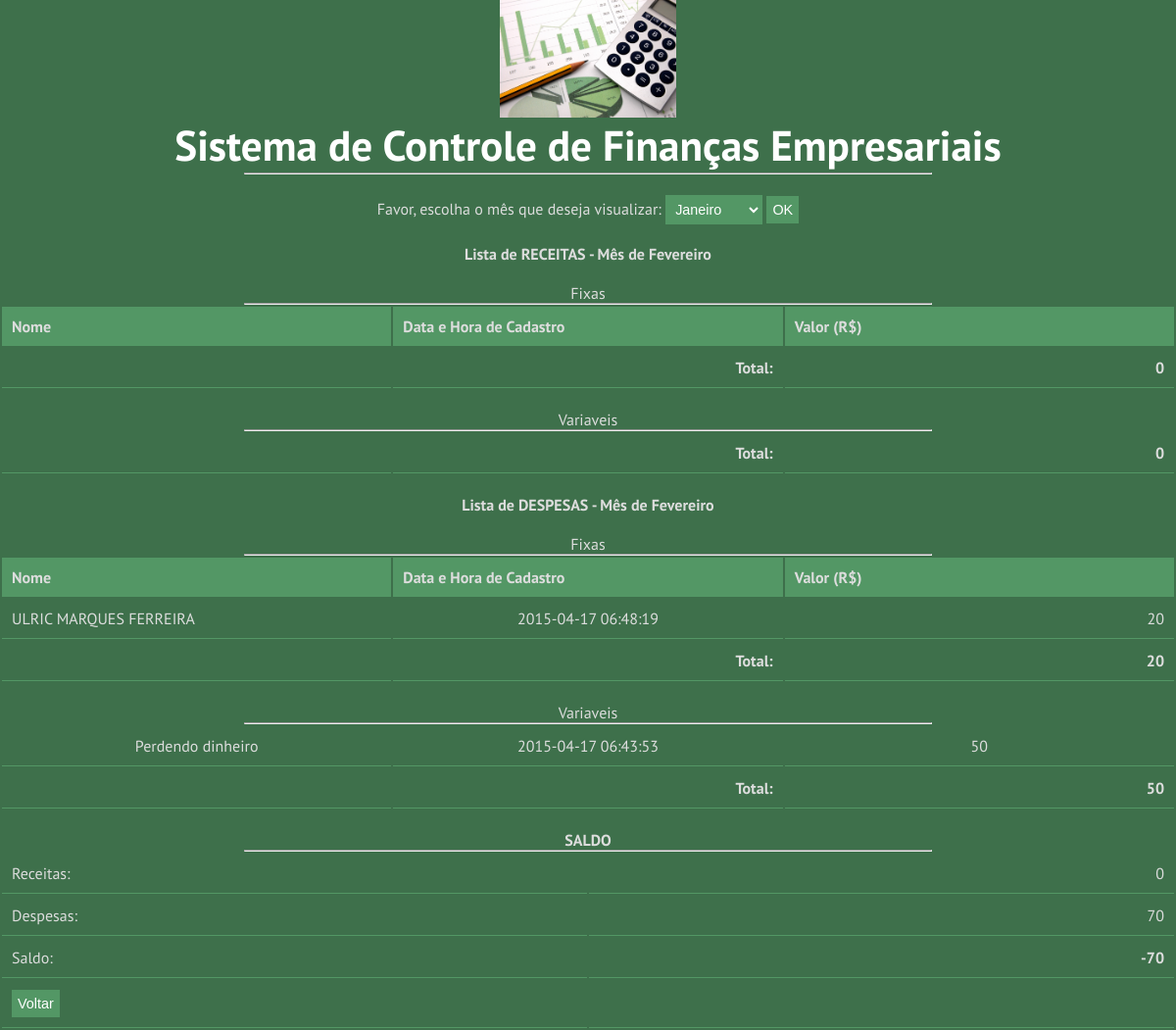
The app's page /saldosMensaisPlan.php?mes=2 (signed in) with its own data.
### tables this page shows
CREATE TABLE IF NOT EXISTS `receitas` (
`id` int(11) NOT NULL,
  `nome` varchar(50) NOT NULL,
  `tipo` int(1) NOT NULL,
  `classe` int(1) NOT NULL,
  `mes_referencia` int(11) NOT NULL,
  `datahora` datetime NOT NULL,
  `valor` float NOT NULL,
  `usuario` int(11) NOT NULL,
  `descricao` text
);

### saldosMensaisPlan.php (the view, shortened to what this page needs)
<?php
	$id_usuario = $_SESSION["id_usuario"];
	$mes = $_GET['mes'];
	$meses = array ("Janeiro","Fevereiro","Março","Abril","Maio","Junho","Julho","Agosto","Setembro","Outubro","Novembro","Dezembro");
	$resDesVar = mysql_query("SELECT * FROM receitas WHERE classe=1 and mes_referencia=$mes and tipo=2 and usuario=$id_usuario");
	$resDesFix = mysql_query("SELECT * FROM receitas WHERE classe=2 and tipo=2 and usuario=$id_usuario");
	$recVarTotal = 0; $recFixTotal = 0; $desVarTotal = 0; $desFixTotal = 0;
?>
<html>
	<head>
		<link rel="stylesheet" href="styles.css">
	</head>
	<body>
		<form method="GET" name="fmes" action="saldosMensaisPlan.php">
			<center>
				<img src="coins.jpg" width="15%" />
				<h1>Sistema de Controle de Finanças Empresariais </h1>
				<hr width="700px" /><br />
				<p>Favor,  escolha o mês que deseja visualizar:
				<select name="mes">
					<option value="1" onclick="javascript:document.fmes.submit();">Janeiro</option>
				</select >
				<input type="submit" value="OK"><br>
				</p>
				<?php if (isset($mes)) { ?>
					<b>Lista de RECEITAS - Mês de <?php echo $meses[$mes -1]?></b><br> <br>
					Fixas
					<hr width="700px" / >
					<table width="700px" border="0px">
						<th>Nome</th>
						<th>Data e Hora de Cadastro</th>
						<th>Valor (R$)</th>
						<tr>
							<td width=33%></td><td align='right' width=33%><b>Total: </b></td><td align='right' width=33%><b><?php echo $recFixTotal?></b></td>
						</tr>
					</table ><br>
					Variaveis
					<hr width="700px" / >
					<table width="700px" border="0px">
						<tr>
							<td width=33%></td><td align='right' width=33%><b>Total: </b></td><td align='right' width=33%><b><?php echo $recVarTotal?></b></td>
						</tr>
					</table ><br / >
					<b>Lista de DESPESAS - Mês de <?php echo $meses[$mes -1]?></b><br /><br / >
					Fixas
					<hr width="700px" / >
					<table width=700px border=0px>
						<th> Nome </th> <th> Data e Hora de Cadastro </th><th> Valor (R$)</th>
						<?php
							while($linha = mysql_fetch_array($resDesFix , MYSQL_ASSOC)){
								echo "<tr>";
								echo "<td align='left' width=33%>" . $linha["nome"] . "</td>";
								echo "<td align='center' width=33%>" . $linha["datahora"] . "</td>";
								echo "<td align='right' width=33%>" . $linha["valor"] . "</td>";
								echo "</tr>";
								$desFixTotal = $desFixTotal + $linha["valor"];
							}
						?>
						<tr>
							<td width=33%></td><td align='right' width=33%><b>Total: </b></td><td align='right' width=33%><b><?php echo $desFixTotal?></b></td>
						</tr>
					</table > <br / >
					Variaveis
					<hr width="700px" / >
					<table width=700px border=0px>
						<?php
							while($linha = mysql_fetch_array($resDesVar , MYSQL_ASSOC)){
								echo "<tr>";
								echo "<td align='center' width=33%>" . $linha["nome"] . "</td>";
								echo "<td align='center' width=33%>" . $linha["datahora"] . "</td>";
								echo "<td align='center' width=33%>" . $linha["valor"] . "</td>";
								echo "</tr>";
								$desVarTotal = $desVarTotal + $linha["valor"];
							}
						?>
						<tr>
							<td width=33%></td><td align='right' width=33%><b>Total: </b></td><td align='right' width=33%><b><?php echo $desVarTotal?></b></td>
						</tr>
					</table > <br / >
					<b>SALDO </b>
					<hr width="700px" / >
					<table width=700px border=0px>
						<tr>
							<td width="50%">Receitas: </td>
							<td align="right" width="50%"><?php echo ($recFixTotal+$recVarTotal); ?> </td>
						</tr>
						<tr>
							<td width="50%">Despesas: </td>
							<td align="right" width="50%"><?php echo ($desFixTotal+$desVarTotal); ?> </td>
						</tr>
						<tr>
							<td width="50%">Saldo: </td>
							<td align="right" width="50%"><b><?php echo ($recFixTotal+$recVarTotal)-($desFixTotal+$desVarTotal); ?></b></td>
						</tr>
						<tr>
							<td><input type="button" onClick="location.href='principal.php'" value='Voltar'></td>
							<td></td>
						</tr>
					</table >
				<?php } ?>
			</center >
		</form>
	</body>
</html>

### styles.css (style rules this page uses)
body { background: #3E704B; margin:0; padding:0; font-family: 'PT Sans', 'sans-serif'; font-size: 1.0em; color: #ddd; font-weight: 200; }
* { margin:0; padding:0; }
table { width: 100%; text-align: left; }
th, td { padding: 10px 10px; }
th { background: #539765; }
td { border-bottom: 1px solid #539765; }
p { line-height: 1.9em; margin-bottom: 20px; }
form input, form select, form textarea { padding: 5px; color: #fff; border: 1px solid #539765; background-color:#539765; font-family: Arial, Helvetica, sans-serif; font-size: 0.9em; }
h1 { color: #fff; font-size: 2.7em; }
img { max-width: 100%; height: auto; }

### records on screen
receitas: nome "ULRIC MARQUES FERREIRA", datahora "2015-04-17 06:48:19", valor "20"
receitas: nome "Perdendo dinheiro", datahora "2015-04-17 06:43:53", valor "50"

### other values on screen
$meses[$mes -1] "Fevereiro"
$recFixTotal "0"
$recVarTotal "0"
$desFixTotal "20"
$desVarTotal "50"
$recFixTotal+$recVarTotal "0"
$desFixTotal+$desVarTotal "70"
